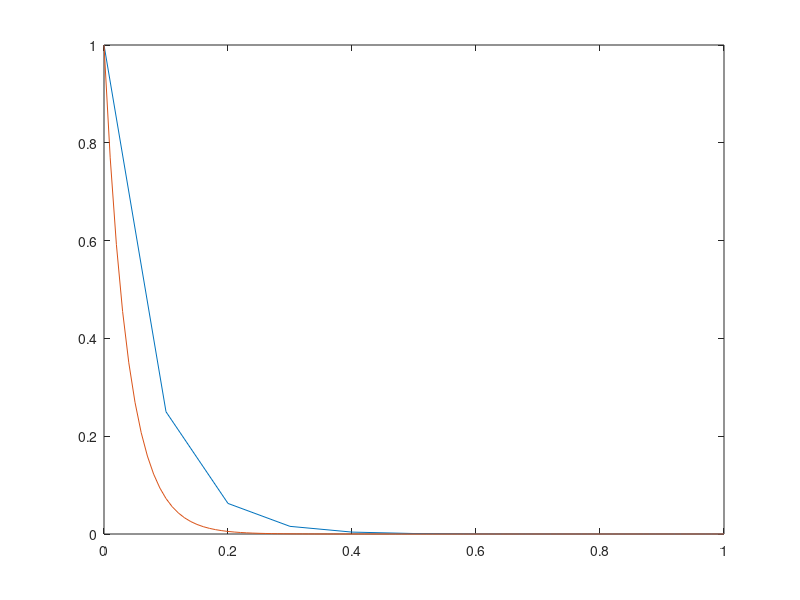

MATLAB code to generate this figure:
# L4Z4 Niejawna Metoda Eulera

clear;
clc;

lambda = 30;

f = @(t, y) -lambda * y;
T = 1;
h = 0.1;
t = 0:h:T;
y = zeros(size(t));
y(1) = 1;

for n = 1:length(y)-1
  y(n+1) = fzero(@(z) z - y(n) - h * f(t(n+1), z), y(n));
end

plot(t,y);
hold on

h = 0.01;
t = 0:h:T;
y = zeros(size(t));
y(1) = 1;

for n = 1:length(y)-1
  y(n+1) = fzero(@(z) z - y(n) - h * f(t(n+1), z), y(n));
end

plot(t,y);
